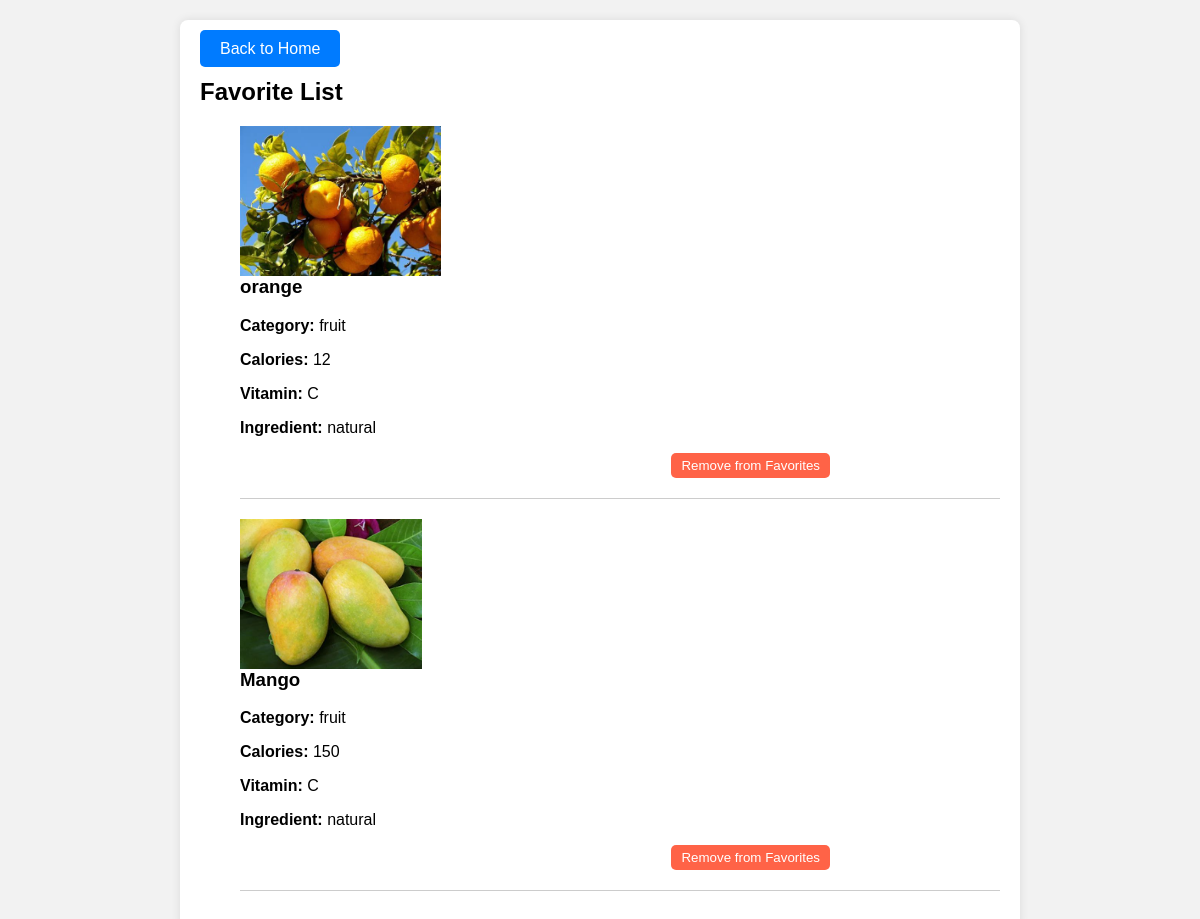
Page /favorite_list/ (signed in) on the committed database.
### first_app/models.py (models this page shows, shortened)
class Favorite_list(models.Model):
    pr_name = models.ForeignKey(Person,on_delete=models.CASCADE,default=1)
    item_id = models.ForeignKey(Item,on_delete=models.CASCADE)

class Item(models.Model):
    CATEGORY_CHOICES = (
        ('F','fruit'),
        ('V','vegetable'),
        ('J','junk food'),
        ('D', 'dairy product'),
        ('S', 'sweets'),
        ('C', 'cold drink'),
    )
    item_name = models.CharField(max_length=100)
    VITAMIN_CHOICES = (
        ('A', 'A'),
        ('C', 'C'),
        ('D', 'D'),
        ('E', 'E'),
        ('K', 'K'),
        ('B1', 'B1'),
        ('B2', 'B2'),
        ('B3', 'B3'),
        ('B6', 'B6'),
        ('B12', 'B12'),
        ('B5', 'B5'),
        ('B7', 'B7'),
        ('B9', 'B9'),
    )
    vitamin = MultiSelectField(max_length=100,choices=VITAMIN_CHOICES,null=True,blank=True)
    category = models.CharField(max_length=1,choices=CATEGORY_CHOICES)
    calories = models.IntegerField()
    ingredient = models.CharField(max_length=100)
    image = models.ImageField()

### first_app/views.py (the view)
# urls.py: path('favorite_list/',views.favorite_list,name='favorite_list'),
def favorite_list(request):
    current_user = request.session['username']
    if current_user is not None:
        current_person = Person.objects.get(name=current_user)
        favorite_items = Favorite_list.objects.filter(pr_name = current_person)
        return render(request, 'favorite_list.html', {'items': favorite_items})

### templates/favorite_list.html (shortened to what this page needs)
<!DOCTYPE html>
<html lang="en">
<head>
</head>
<body>
    <div class="container">
        <a href="{% url 'home' %}" class="return-home-btn">Back to Home</a>
        <h2>Favorite List</h2>
        <ul>
            {% for x in items %}
            <li class="item">
                <img src="/item_images/{{ x.item_id.image }}">
                <div class="item-details">
                    <h3>{{ x.item_id.item_name }}</h3>
                    <p><strong>Category:</strong> {{ x.item_id.get_category_display }}</p>
                    <p><strong>Calories:</strong> {{ x.item_id.calories }}</p>
                    <p><strong>Vitamin:</strong> {{ x.item_id.vitamin }}</p>
                    <p><strong>Ingredient:</strong> {{ x.item_id.ingredient }}</p>
                    <form action="{% url 'remove_from_favorites' %}" method="post">
                        <button type="submit" class="remove-btn">Remove from Favorites</button>
                    </form>
                </div>
            </li>
            {% endfor %}
        </ul>
    </div>
</body>
</html>

### templates/favorite_list.html (style rules this page uses)
body { font-family: Arial, sans-serif; margin: 0; padding: 0; background-color: #f2f2f2; }
.container { max-width: 800px; margin: 20px auto; padding: 20px; background-color: #fff; border-radius: 8px; box-shadow: 0 0 10px rgba(0, 0, 0, 0.1); }
.item { list-style: none; margin-bottom: 20px; border-bottom: 1px solid #ccc; padding-bottom: 20px; overflow: hidden; }
.item img { float: left; margin-right: 20px; max-height: 150px; width: auto; }
.item-details { float: left; width: calc(100% - 170px); }
.item-details h3 { margin-top: 0; }
.remove-btn { float: right; background-color: #ff6347; color: #fff; border: none; padding: 5px 10px; border-radius: 5px; cursor: pointer; }
.return-home-btn { margin-bottom: 20px; background-color: #007bff; color: #fff; border: none; padding: 10px 20px; border-radius: 5px; cursor: pointer; text-decoration: none; }

### rows in the picture
Favorite_list: item_id.image (picture), item_id.item_name "orange", item_id.category "fruit", item_id.calories "12", item_id.vitamin "C", item_id.ingredient "natural"
Favorite_list: item_id.image (picture), item_id.item_name "Mango", item_id.category "fruit", item_id.calories "150", item_id.vitamin "C", item_id.ingredient "natural"
